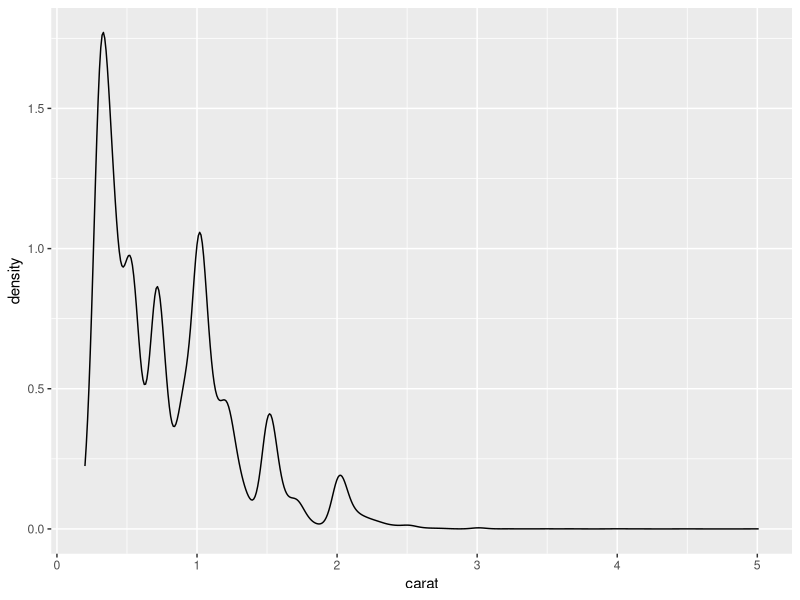
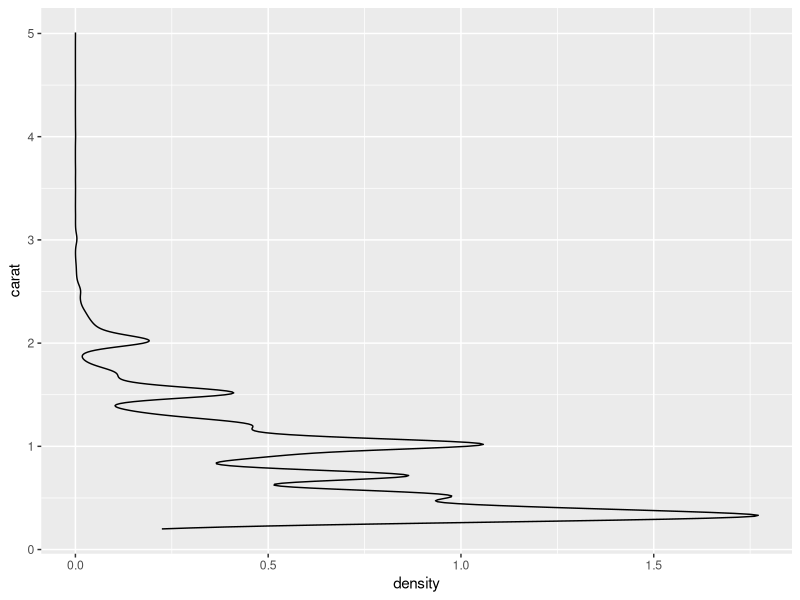
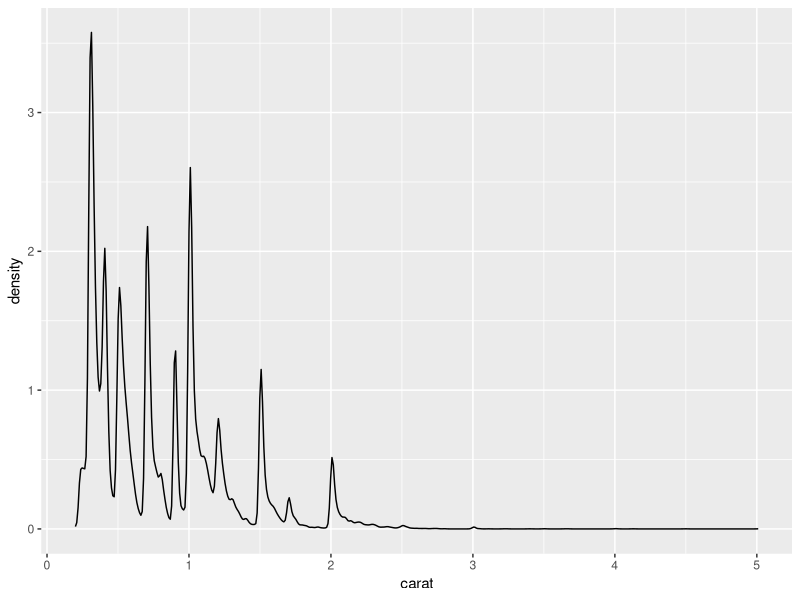
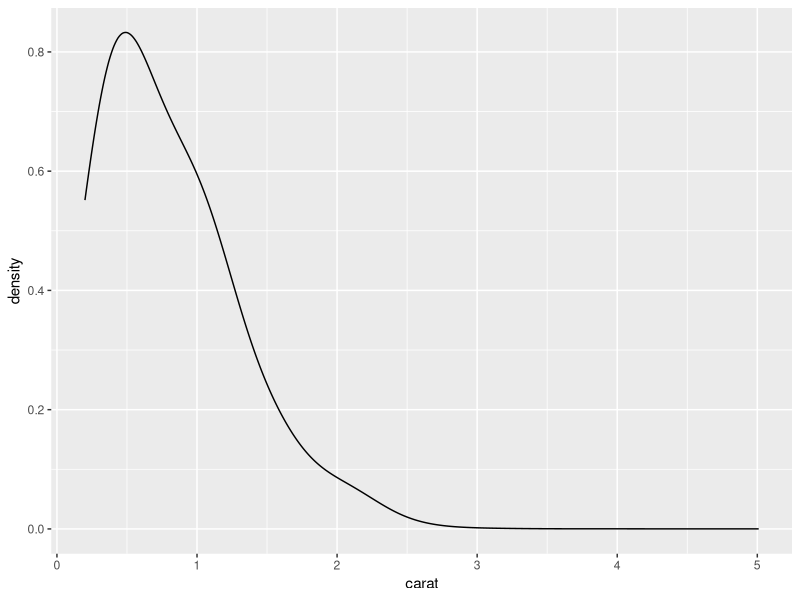
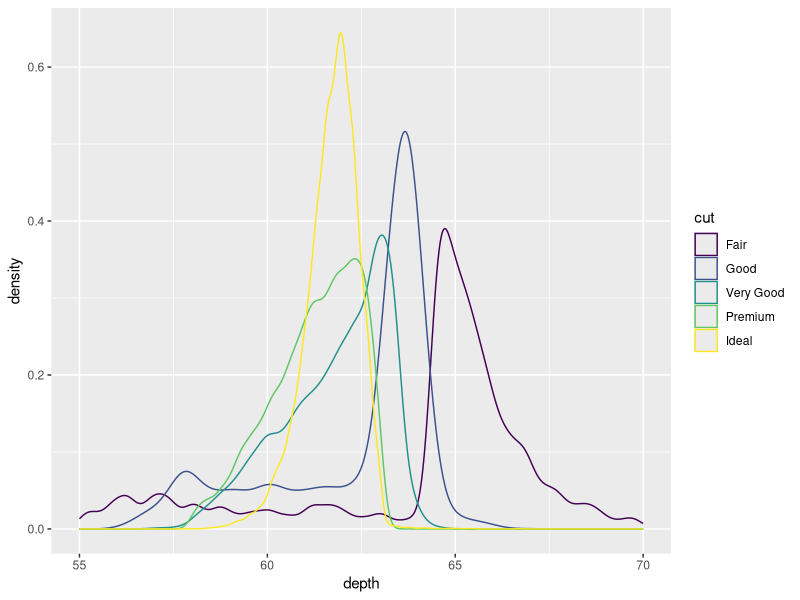
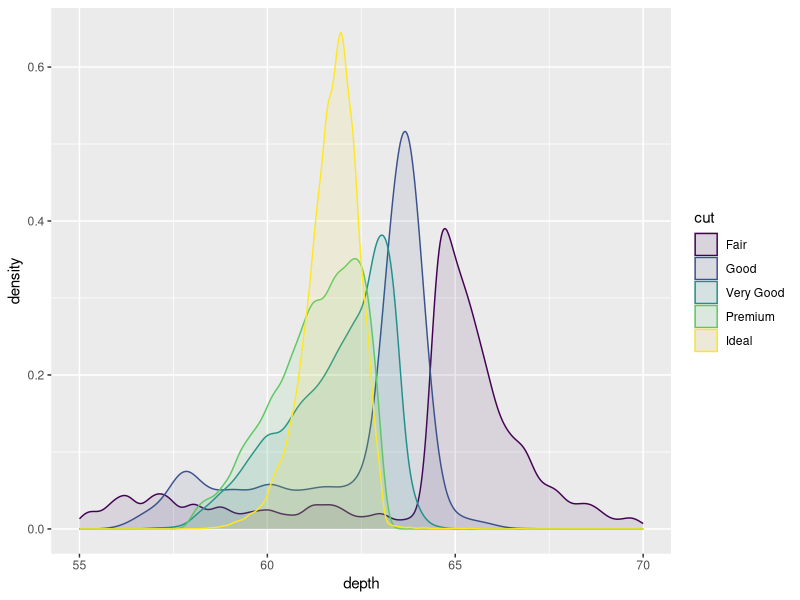

Here is the R script that generated these plots, in order:
library(ggplot2)


### Name: geom_density
### Title: Smoothed density estimates
### Aliases: geom_density stat_density

### ** Examples

ggplot(diamonds, aes(carat)) +
  geom_density()
# Map the values to y to flip the orientation
ggplot(diamonds, aes(y = carat)) +
  geom_density()

ggplot(diamonds, aes(carat)) +
  geom_density(adjust = 1/5)
ggplot(diamonds, aes(carat)) +
  geom_density(adjust = 5)

ggplot(diamonds, aes(depth, colour = cut)) +
  geom_density() +
  xlim(55, 70)
ggplot(diamonds, aes(depth, fill = cut, colour = cut)) +
  geom_density(alpha = 0.1) +
  xlim(55, 70)

## No test: 
##D # Stacked density plots: if you want to create a stacked density plot, you
##D # probably want to 'count' (density * n) variable instead of the default
##D # density
##D 
##D # Loses marginal densities
##D ggplot(diamonds, aes(carat, fill = cut)) +
##D   geom_density(position = "stack")
##D # Preserves marginal densities
##D ggplot(diamonds, aes(carat, after_stat(count), fill = cut)) +
##D   geom_density(position = "stack")
##D 
##D # You can use position="fill" to produce a conditional density estimate
##D ggplot(diamonds, aes(carat, after_stat(count), fill = cut)) +
##D   geom_density(position = "fill")
## End(No test)
